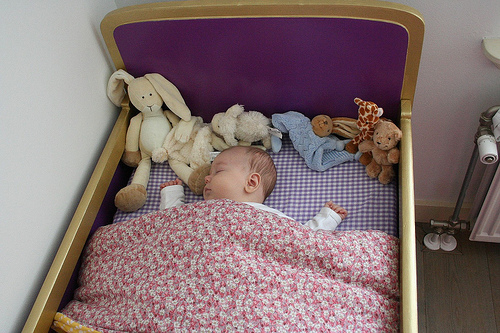
#> input picture images/origin/ILSVRC2012_val_00000005.JPEG, 500 x 333 px, found by its file name
$ python dct_basic.py
#> lines starting #> are read from the running program, lines starting #| are printed output that depends on the picture; after the words box and inside, x2 and y2 are one past the last pixel; in counts of white or black regions, pixels touching at a corner belong together
# -*- coding: utf-8 -*-
"""
Created on Wed Mar  9 17:15:53 2022

@author: 15123
"""
import cv2
import numpy as np
import matplotlib.pyplot as plt
from PIL import Image, ImageOps
#%% 读取图片
img = Image.open('../images/origin/ILSVRC2012_val_00000005.jpeg').convert('L')#读取图片并转化为灰度图
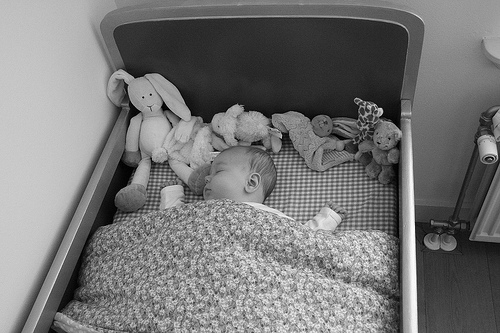
#> img: PIL image 500x333 L; min 0, max 255, mean 118.9
img = ImageOps.fit(img, (400, 400))#裁剪图片至指定大小
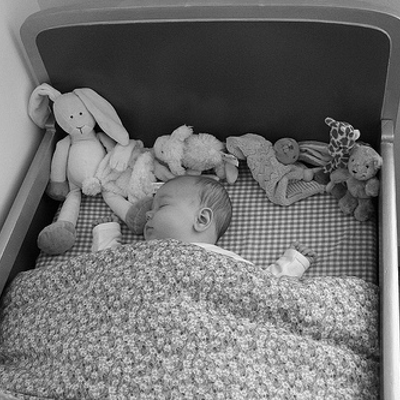
#> img: PIL image 400x400 L; min 0, max 255, mean 112
img = np.array(img)#转化为np.array
img1 = img.astype('float')

#%% 自编写函数实现
#https://blog.csdn.net/James_Ray_Murphy/article/details/79173388
C_temp = np.zeros(img.shape)
dst = np.zeros(img.shape)

m, n = img.shape
#> m = 400; n = 400
N = n
#> N = 400
C_temp[0, :] = 1 * np.sqrt(1/N)
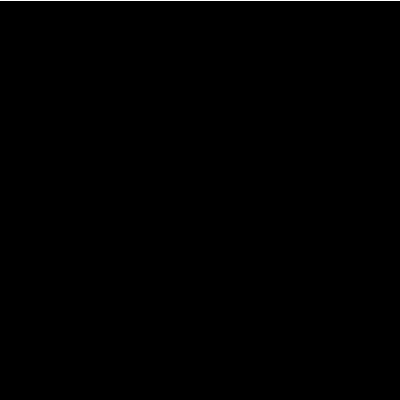
#> C_temp: shape (400, 400) float64; values 0 (black) and 0.05 (white), 0.25% white in thin lines or dots, all inside (x1, y1, x2, y2) = (0, 0, 400, 1)

for i in range(1, m):
     for j in range(n):
          C_temp[i, j] = np.cos(np.pi * i * (2*j+1) / (2 * N )
) * np.sqrt(2 / N )
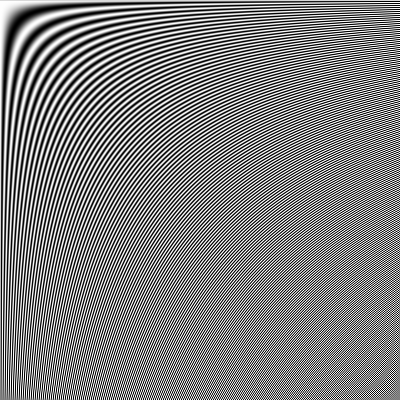
#> C_temp: shape (400, 400) float64; min -0.0707, max 0.0707, mean 0.000125; drawn with min black and max white

dst = np.dot(C_temp , img1)
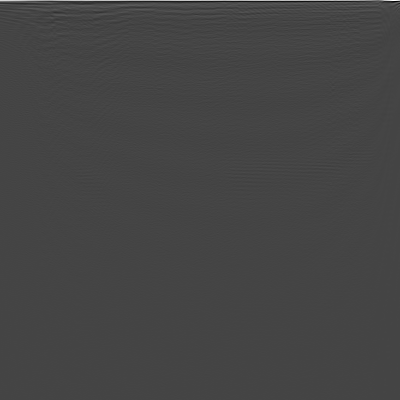
#> dst: shape (400, 400) float64; min -1319.8, max 3570.4, mean 6.2; drawn with min black and max white
dst = np.dot(dst, np.transpose(C_temp))

dst1= np.log(abs(dst))  #进行log处理
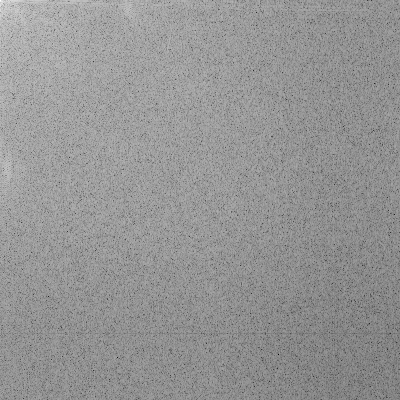
#> dst1: shape (400, 400) float64; min -10.88, max 10.71, mean 1.77; drawn with min black and max white

img_recor = np.dot(np.transpose(C_temp) , dst)
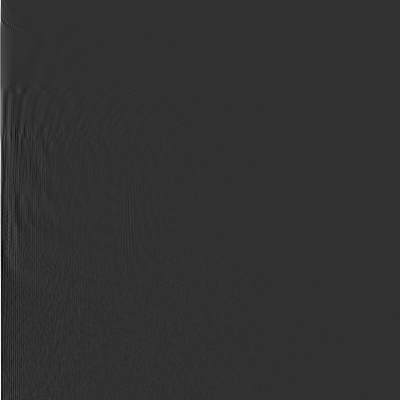
#> img_recor: shape (400, 400) float64; min -748, max 3100.9, mean 6.5; drawn with min black and max white
img_recor1 = np.dot(img_recor, C_temp)

#%% 使用cv2.dct实现

img_dct = cv2.dct(img1)         #进行离散余弦变换

img_dct_log = np.log(abs(img_dct))  #进行log处理

img_recor2 = cv2.idct(img_dct)    #进行离散余弦反变换
#%% 可视化
plt.subplot(231)
plt.imshow(img1, 'gray')
plt.title('original')
plt.xticks([]), plt.yticks([])

plt.subplot(232)
plt.imshow(dst1,'gray')
plt.title('DCT_manual')
plt.xticks([]), plt.yticks([])

plt.subplot(233)
plt.imshow(img_recor1, 'gray')
plt.title('IDCT_manual')
plt.xticks([]), plt.yticks([])

plt.subplot(234)
plt.imshow(img, 'gray')
plt.title('original')

plt.subplot(235)
plt.imshow(img_dct_log,'gray')
plt.title('DCT2_cv2')

plt.subplot(236)
plt.imshow(img_recor2,'gray')
plt.title('IDCT2_cv2')

plt.show()

$ run again, with images/origin/ILSVRC2012_val_00000001.JPEG copied over images/origin/ILSVRC2012_val_00000005.JPEG
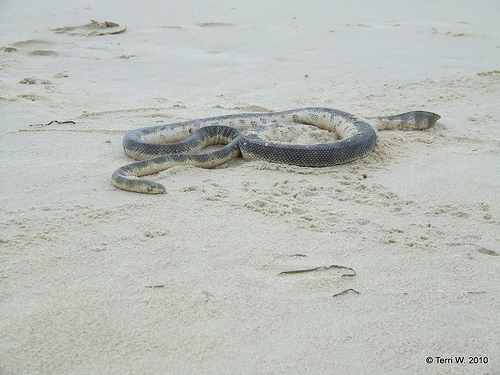
#> input picture images/origin/ILSVRC2012_val_00000001.JPEG, 500 x 375 px, found by its file name
#> `dst = np.dot(C_temp , img1)`:
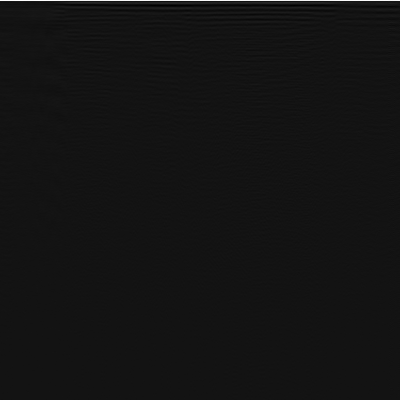
#> dst: shape (400, 400) float64; min -321.6, max 3897.2, mean 9.9; drawn with min black and max white
#> `dst1= np.log(abs(dst))`:
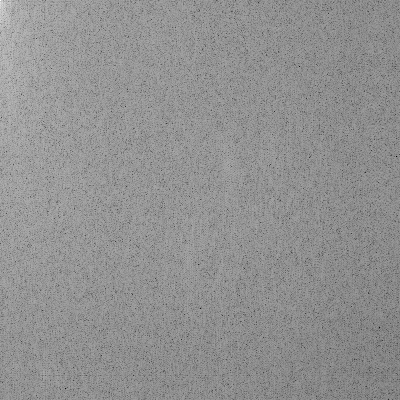
#> dst1: shape (400, 400) float64; min -11.72, max 11.23, mean 1.39; drawn with min black and max white

$ run again, with images/origin/ILSVRC2012_val_00000002.JPEG copied over images/origin/ILSVRC2012_val_00000005.JPEG
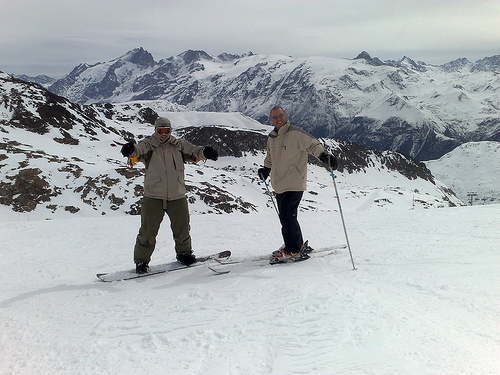
#> input picture images/origin/ILSVRC2012_val_00000002.JPEG, 500 x 375 px, found by its file name
#> `dst = np.dot(C_temp , img1)`:
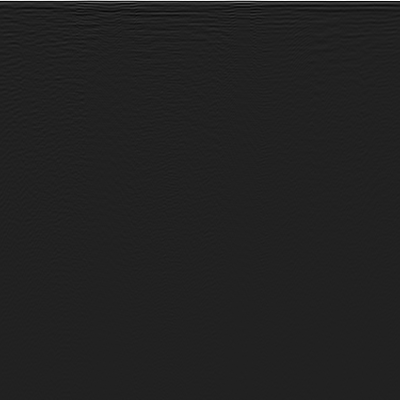
#> dst: shape (400, 400) float64; min -596.5, max 3952.9, mean 9.5; drawn with min black and max white
#> `dst1= np.log(abs(dst))`:
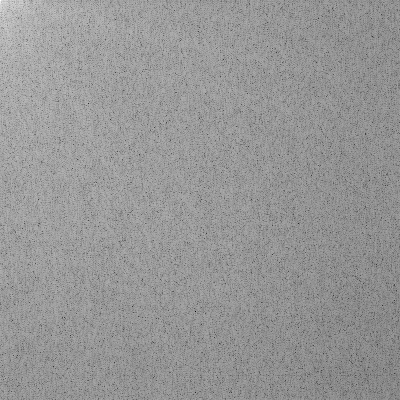
#> dst1: shape (400, 400) float64; min -11.07, max 11.13, mean 2.08; drawn with min black and max white

$ run again, with images/origin/ILSVRC2012_val_00000003.JPEG copied over images/origin/ILSVRC2012_val_00000005.JPEG
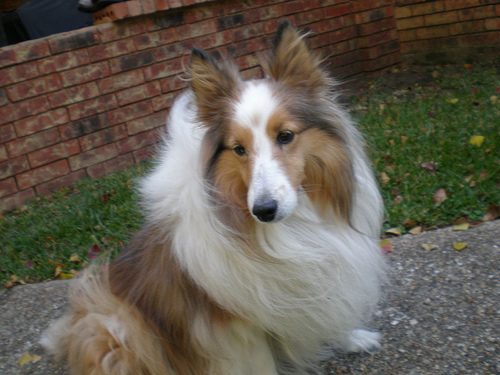
#> input picture images/origin/ILSVRC2012_val_00000003.JPEG, 500 x 375 px, found by its file name
#> `img_recor = np.dot(np.transpose(C_temp) , dst)`:
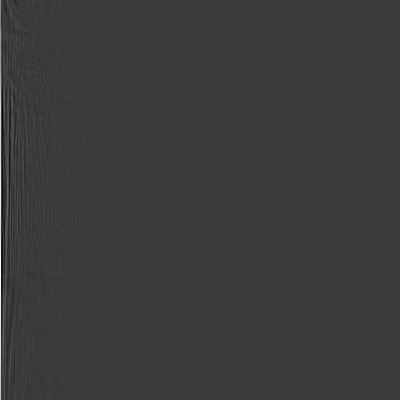
#> img_recor: shape (400, 400) float64; min -822.8, max 2667.4, mean 4.2; drawn with min black and max white
